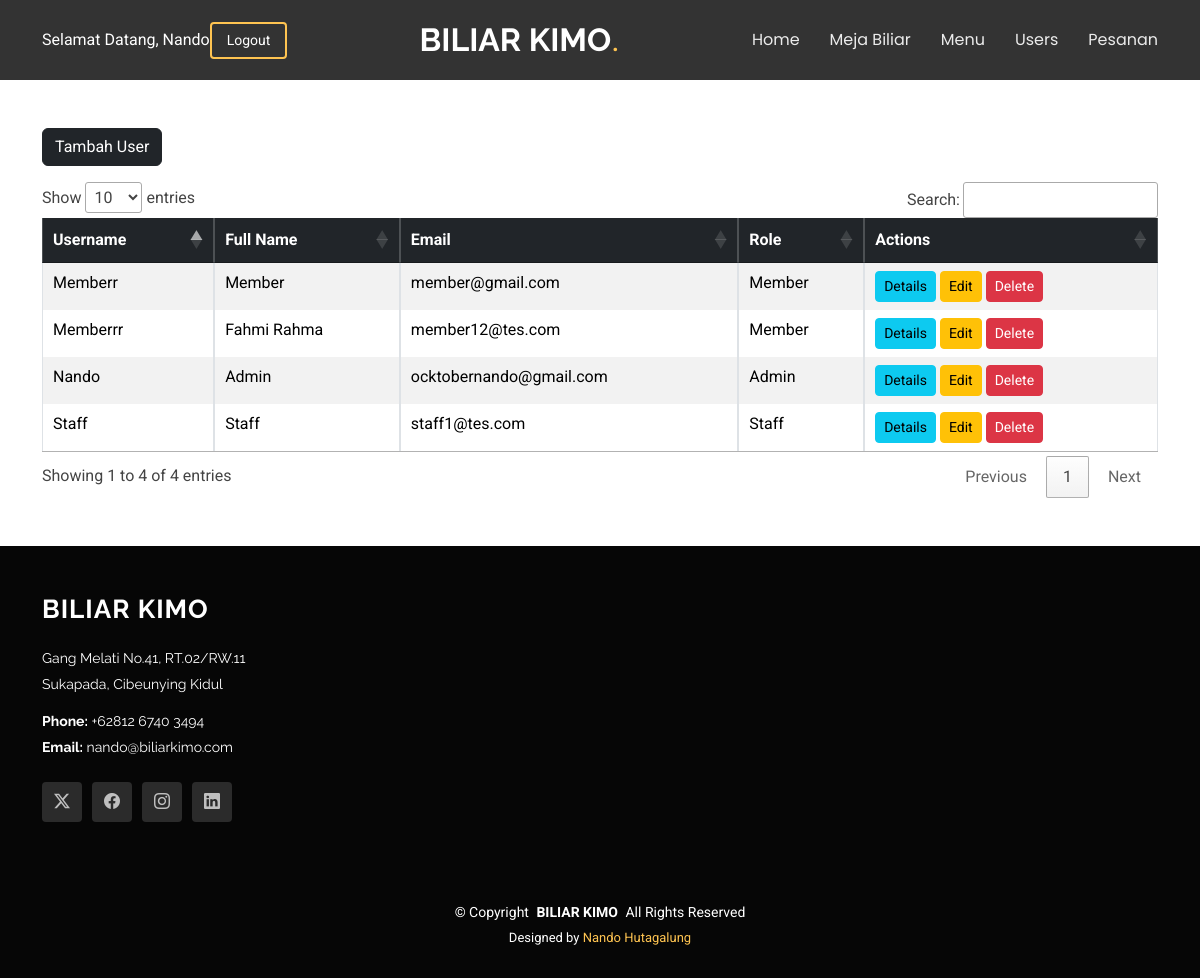
/users/ (signed in), run on the app's committed database.
### users/models.py (models this page shows, shortened)
class User(AbstractUser):
    ROLES = [
        ('admin', 'Admin'),
        ('staff', 'Staff'),
        ('member', 'Member'),
    ]
    email = models.EmailField(unique=True)
    role = models.CharField(max_length=20, choices=ROLES, default='viewer')

### users/views.py (the view)
# urls.py: path('', views.user_list, name='user_list'),  # This is the user list page
@login_required
def user_list(request):
    try:
        if request.user.role not in ['admin', 'staff']:
            messages.error(request, "Access denied. You must be an admin to access this page.")
            return redirect('profile_update', id=request.user.id)
        users = User.objects.all()
        return render(request, 'users/user_list.html', {'users': users})
    except Exception as e:
        messages.error(request, f"An error occurred while loading the user list: {str(e)}")
    return redirect('profile_update', id=request.user.id)

### users/templates/users/user_list.html (shortened to what this page needs)
{% extends 'projekan_akhir/base.html' %}
{% block content %}
    <div class="container my-5">
       <a class="btn btn-dark mb-3" href="{% url 'create_user' %}">Tambah User</a>
        <table id="userTable" class="table table-bordered table-striped table-responsive">
            <thead class="table-dark">
                <tr>
                    <th>Username</th>
                    <th>Full Name</th>
                    <th>Email</th>
                    <th>Role</th>
                    <th>Actions</th>
                </tr>
            </thead>
            <tbody>
                {% for user in users %}
                <tr>
                    <td>{{ user.username }}</td>
                    <td>{{ user.get_full_name }}</td>
                    <td>{{ user.email }}</td>
                    <td>{{ user.get_role_display }}</td>
                    <td>
                        <a href="{% url 'user_detail' user.id %}" class="btn btn-info btn-sm">Details</a>
                        <a href="{% url 'profile_update' user.id %}" class="btn btn-warning btn-sm">Edit</a>
                        <a href="{% url 'user_delete' user.id %}" class="btn btn-danger btn-sm">Delete</a>
                    </td>
                </tr>
                {% endfor %}
            </tbody>
        </table>
    </div>
{% endblock content %}

### projekan_akhir/templates/projekan_akhir/base.html (shortened to what this page needs)
<!DOCTYPE html>
<html lang="en">
<head>
  {% load static %}
  {% load filters %}
  <link href="{% static 'vendor/bootstrap/css/bootstrap.min.css' %}" rel="stylesheet">
  <link href="{% static 'vendor/bootstrap-icons/bootstrap-icons.css' %}" rel="stylesheet">
  <link href="{% static 'vendor/aos/aos.css' %}" rel="stylesheet">
  <link href="{% static 'vendor/swiper/swiper-bundle.min.css' %}" rel="stylesheet">
  <link href="{% static 'vendor/glightbox/css/glightbox.min.css' %}" rel="stylesheet">
  <link href="https://cdn.datatables.net/1.13.4/css/jquery.dataTables.min.css" rel="stylesheet">
  <link href="{% static 'css/main.css' %}" rel="stylesheet">
</head>
<body class="portfolio-details-page">
  <header id="header" class="header d-flex align-items-center position-relative">
    <div class="container-fluid container-xl position-relative d-flex align-items-center justify-content-between">
      <a href="index.html" class="logo d-flex align-items-center me-auto me-lg-0">
        <h1 class="sitename">BILIAR KIMO</h1>
        <span>.</span>
      </a>
      <nav id="navmenu" class="navmenu">
        <ul>
          <li><a href="/dashboard">Home<br></a></li>
          <li><a href="/meja_biliar">Meja Biliar</a></li>
          <li><a href="/menu">Menu</a></li>
          <li><a href="/users">Users</a></li>
          <li><a href="/pesanan">Pesanan</a></li>
        </ul>
      </nav>
      <div class="d-flex justify-content-between align-items-center">
        <a class="text-white">Selamat Datang, {{ user.username }}</a>
        <a class="btn-getstarted" href="{% url 'logout' %}">Logout</a>
    </div>
    </div>
  </header>
  {% block content %}
  {% endblock %}
 {% include 'projekan_akhir/footer.html' %}
</body>
</html>

### projekan_akhir/static/css/main.css (style rules this page uses)
:root { --default-font: "Roboto", system-ui, -apple-system, "Segoe UI", Roboto, "Helvetica Neue", Arial, "Noto Sans", "Liberation Sans", sans-serif, "Apple Color Emoji", "Segoe UI Emoji", "Segoe UI Symbol", "Noto Color Emoji"; --heading-font: "Raleway", sans-serif; --nav-font: "Poppins", sans-serif; }
:root { --background-color: #ffffff; --default-color: #444444; --heading-color: #151515; --accent-color: #ffc451; --surface-color: #ffffff; --contrast-color: #312f2f; }
:root { --nav-color: rgba(255, 255, 255, 0.905); --nav-hover-color: #ffc451; --nav-mobile-background-color: #ffffff; --nav-dropdown-background-color: #ffffff; --nav-dropdown-color: #212529; --nav-dropdown-hover-color: #ffc451; }
:root { scroll-behavior: smooth; }
body { color: var(--default-color); background-color: var(--background-color); font-family: var(--default-font); }
a { color: var(--accent-color); text-decoration: none; transition: 0.3s; }
h1, h2, h3, h4, h5, h6 { color: var(--heading-color); font-family: var(--heading-font); }
.header { --background-color: rgba(0, 0, 0, 0.8); --heading-color: #ffffff; --contrast-color: #ffffff; color: var(--default-color); background-color: var(--background-color); padding: 10px 0; transition: all 0.5s; z-index: 997; }
.header .logo { line-height: 1; }
.header .logo h1 { font-size: 32px; margin: 0; font-weight: 700; color: var(--heading-color); }
.header .logo span { color: var(--accent-color); font-size: 32px; }
.header .btn-getstarted, .header .btn-getstarted:focus { color: var(--contrast-color); font-size: 14px; padding: 8px 30px; margin: 0 0 0 30px; border-radius: 4px; transition: 0.3s; border: 2px solid var(--accent-color); }
@media (max-width: 1200px) { .header .logo { order: 1; } }
@media (max-width: 1200px) { .header .btn-getstarted { order: 2; margin: 0 15px 0 0; padding: 6px 15px; } }
@media (max-width: 1200px) { .header .navmenu { order: 3; } }
@media (min-width: 1200px) { .navmenu { padding: 0; } }
@media (min-width: 1200px) { .navmenu ul { margin: 0; padding: 0; display: flex; list-style: none; align-items: center; } }
@media (min-width: 1200px) { .navmenu li { position: relative; } }
@media (min-width: 1200px) { .navmenu a, .navmenu a:focus { color: var(--nav-color); padding: 18px 15px; font-size: 16px; font-family: var(--nav-font); font-weight: 400; display: flex; align-items: center; justify-content: space-between; white-space: nowrap; transition: 0.3s; } }
@media (min-width: 1200px) { .navmenu li:last-child a { padding-right: 0; } }

### data on the page
User: username "Nando", get_full_name "Admin", email "ocktobernando@gmail.com", role "Admin"
User: username "Staff", get_full_name "Staff", email "staff1@tes.com", role "Staff"
User: username "Memberr", get_full_name "Member", email "member@gmail.com", role "Member"
User: username "Memberrr", get_full_name "Fahmi Rahma", email "member12@tes.com", role "Member"
